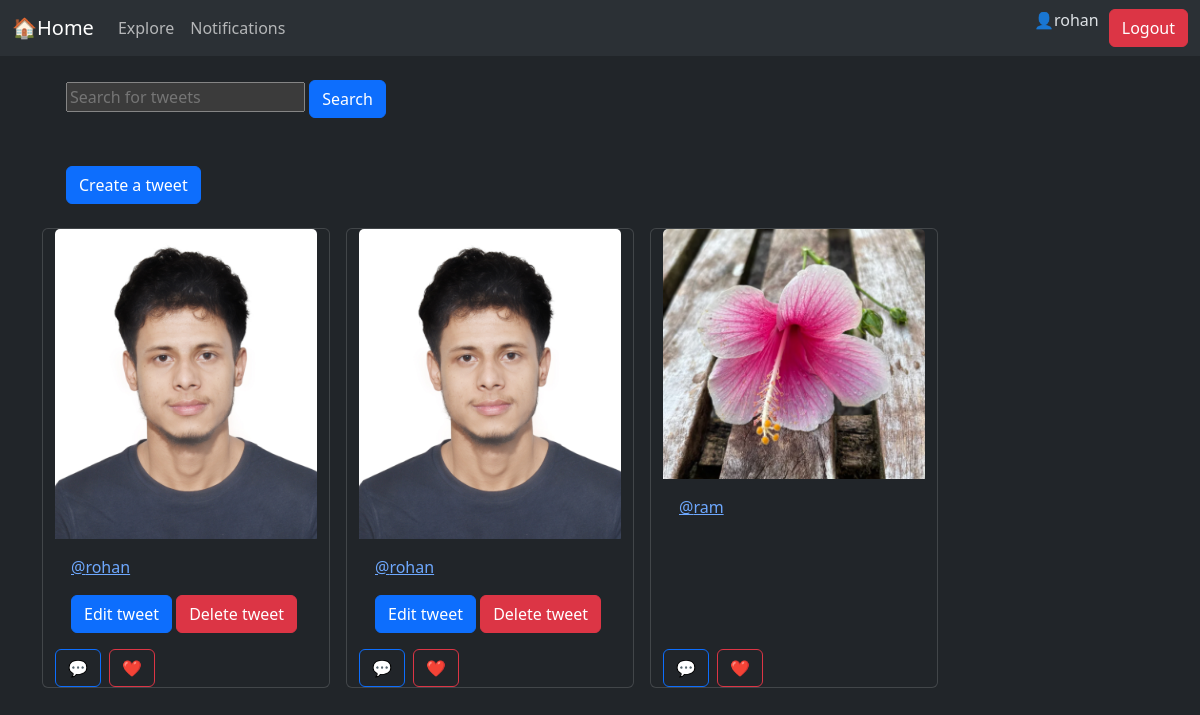
The app's page / (signed in) with its own data.
### tweet/models.py (models this page shows, shortened)
class Tweet(models.Model):
    user=models.ForeignKey(User,on_delete=models.CASCADE)
    text=models.TextField(max_length=200)
    image=models.ImageField(upload_to='photos/',blank=True,null=True)
    created_at=models.DateTimeField(auto_now_add=True)#creates the timestamp once when the object is created
    updated_at=models.DateTimeField(auto_now=True)# updates the timestamp everytime object is saved

### tweet/views.py (the view)
# urls.py: path('', views.tweet_list, name='tweet_list'),
def tweet_list(request):
    tweets= Tweet.objects.all().order_by('-created_at')
    query= request.GET.get('q', "")
    if query:
        tweets= tweets.filter(user__username__icontains=query)
    return render(request,'tweet_list.html',{'tweets':tweets, 'query':query})

### tweet/templates/tweet_list.html (shortened to what this page needs)
{% extends "base.html" %}
{% block content %}
<form method="GET" class="m-4">
    <input type="text"
    name="q"
    placeholder="Search for tweets"
    value="{{ query }}"
    >
    <button class="btn btn-primary" type="submit">Search</button>
</form>
 <a class='btn btn-primary m-4' href="{% url 'tweet_create' %}">Create a tweet</a>
 <div class='container row gap-3'>
    {% if tweets %}
    {% for tweet in tweets %}
        <div class="card" style="width: 18rem;">
        {% if tweet.image %}
        <img src="{{tweet.image.url}}" class="card-img-top" alt="...">
        {% endif %}
        <div class="card-body">
            <a href="{% url 'profile_view' tweet.user.username %}">@{{tweet.user.username}}</a>
            {% if tweet.user == user %}
            <a href="{% url 'tweet_edit' tweet.id %}" class="btn btn-primary ">Edit tweet</a>
            <a href="{% url 'tweet_delete' tweet.id %}" class="btn btn-danger">Delete tweet</a>
            {% endif %}
        </div>
        <div class="d-flex gap-2 align-tems-ccenter">
         <form action="{% url 'comments_view' tweet.id %}">
            <button class="btn btn-outline-primary" type="submit">💬</button>
         </form>
         <form action="">
            <button class="btn btn-outline-danger" type="submit">❤️</button>
         </form>
        </div>
        </div>
    {% endfor %}
     {% else %}
 <h1>No tweets found.</h1>
 {% endif %}
 </div>
{% endblock %}

### templates/base.html (shortened to what this page needs)
{% load static %}
<!DOCTYPE html>
<html lang="en" data-bs-theme="dark">
<head>
    <link href="https://cdn.jsdelivr.net/npm/bootstrap@5.3.8/dist/css/bootstrap.min.css"
        rel="stylesheet"
>
</head>
<body>
    <nav class="navbar navbar-expand-lg bg-body-tertiary">
  <div class="container-fluid">
    <a class="navbar-brand" href="{% url 'tweet_list' %}">🏠Home</a>
    <div class="collapse navbar-collapse" id="navbarSupportedContent">
      <ul class="navbar-nav me-auto mb-2 mb-lg-0">
        <li class="nav-item">
          <a class="nav-link" href="#">Explore</a>
        </li>
        <li class="nav-item">
          <a class="nav-link" href="#">
            Notifications
          </a>
        </li>
      </ul>
       {% if user.is_authenticated %}
        <p>👤{{user.username}}</p>
        <form action="{% url 'logout' %}" method="post">
        <button class="btn btn-danger" type="submit" style="margin-left: 10px;">Logout</button>
      </form>
      {% else %}
      <a href="{% url 'register' %}" class="btn btn-success" style="margin-left: 10px;">Register</a>
      <a href="{% url 'login' %}" class="btn btn-primary" style="margin-left: 10px;">Login</a>
      {% endif %}
    </div>
  </div>
</nav>
  <div class="container">
        {% block content %}{% endblock %}
    </div>
</body>
</html>

### records on screen
Tweet: image (picture), user.username "rohan", shows "Edit tweet"
Tweet: image (picture), user.username "rohan", shows "Edit tweet"
Tweet: image (picture), user.username "ram"

### other values on screen
{{ user.username }} "rohan"
